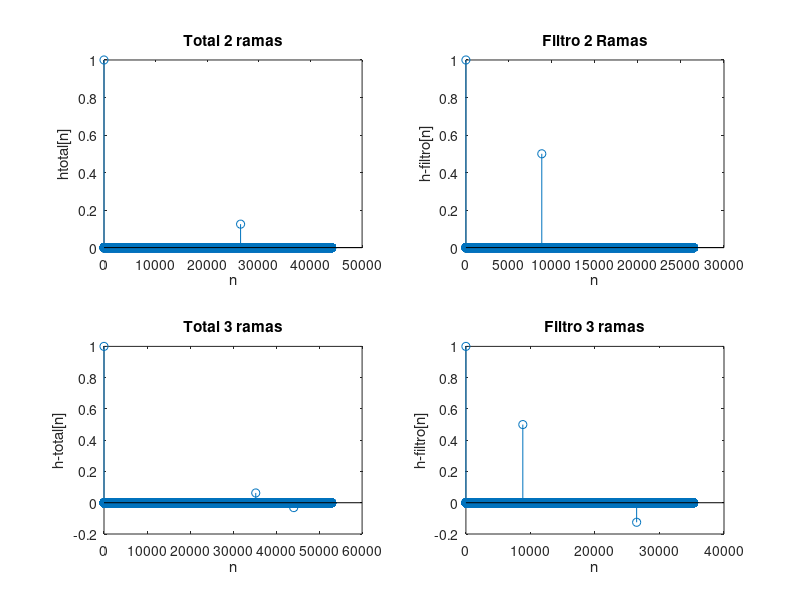

Recreate this plot in MATLAB.


n0 = 8820;
figure;

n = [0:1:n0*5];
h_total_2ramas = (n == 0) + 0.125 * (n == n0*3);
subplot(2,2,1);
stem(n,h_total_2ramas,'o');
title('Total 2 ramas');
xlabel('n');
ylabel('htotal[n]');

n = [0:1:n0*3];
h_filtro_2ramas = (n == 0) + 0.5 * (n == n0);
subplot(2,2,2);
stem(n,h_filtro_2ramas,'o');
title('Filtro 2 Ramas');
xlabel('n');
ylabel('h-filtro[n]');

n = [0:1:n0*6];
h_total_3ramas = (n == 0) + 0.0625 * (n == n0*4) - 0.03125 * (n == n0*5);
subplot(2,2,3);
stem(n,h_total_3ramas,'o');
title('Total 3 ramas');
xlabel('n');
ylabel('h-total[n]');

n = [0:1:n0*4];
h_filtro_3ramas = (n == 0) + 0.5 * (n == n0) - 0.125 * (n == n0*3);
subplot(2,2,4);
stem(n,h_filtro_3ramas,'o');
title('Filtro 3 ramas');
xlabel('n');
ylabel('h-filtro[n]');